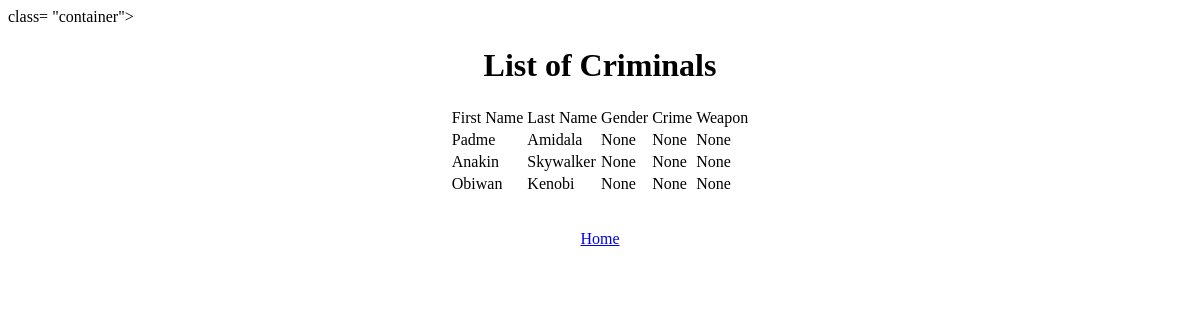
Before: /members/fetch with the older database file.
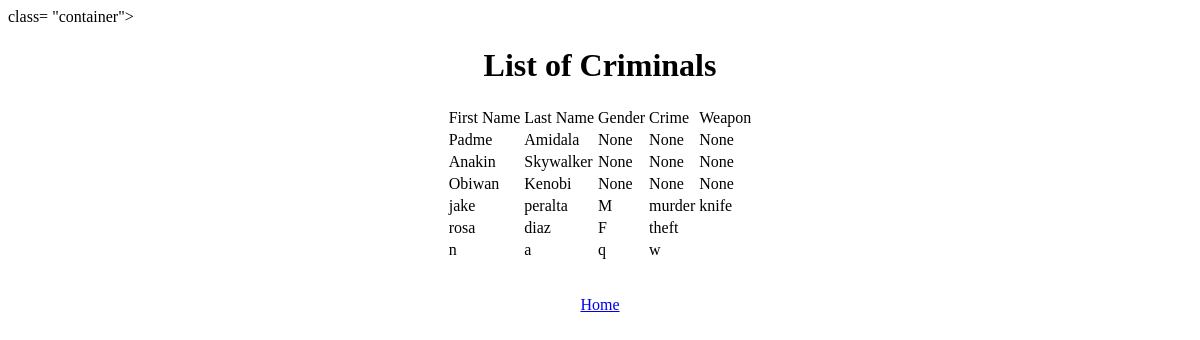
After: the same page with the newer database file.
### members/models.py (models this page shows)
class Member(models.Model):
    cr_firstname = models.CharField(null=True,max_length=255,db_index=True)
    cr_lastname = models.CharField(null=True,max_length=255,db_index=True)
    cr_gender = models.CharField(null=True,max_length=255,db_index=True)
    cr_crime = models.CharField(null=True,max_length=255,db_index=True)
    cr_weapon = models.CharField(null=True,max_length=255,db_index=True)
    cr_date = models.DateField(null=True,db_index=True)

### members/views.py (the view)
# urls.py: path('members/fetch', views.fetch_criminals),
def fetch_criminals(request):
    s_list=Member.objects.all()
    print(s_list)
    return render(request,'criminal.txt', {'s_lst':s_list})

### templates/criminal.txt (shortened to what this page needs)
<!DOCTYPE html>
<html>
<head>
</head>
<body> class= "container"> <center>
<h1> List of Criminals </h1>
{% if s_lst %}
<form action ='#' method='post'>
<table class = "striped bordered">
<td> First Name</td>
<td> Last Name</td>
<td> Gender</td>
<td> Crime </td>
<td> Weapon </td>
{%for s in s_lst %}
<tr>
<td>{{ s.cr_firstname }}</td>
<td>{{ s.cr_lastname }}</td>
<td>{{ s.cr_gender }}</td>
<td>{{ s.cr_crime }}</td>
<td>{{ s.cr_weapon }}</td>
</tr>
{% endfor %}
</table>
{% endif %}
<br>
<div class= 'row'>
<p> <a href="http://127.0.0.1:8000/">Home</a> </p>
</div>
</form>
</body>
</html>

Changed rows visible on the page:
added Member: cr_firstname "jake", cr_lastname "peralta", cr_gender "M", cr_crime "murder", cr_weapon "knife"
added Member: cr_firstname "rosa", cr_lastname "diaz", cr_gender "F", cr_crime "theft"
added Member: cr_firstname "n", cr_lastname "a", cr_gender "q", cr_crime "w"
